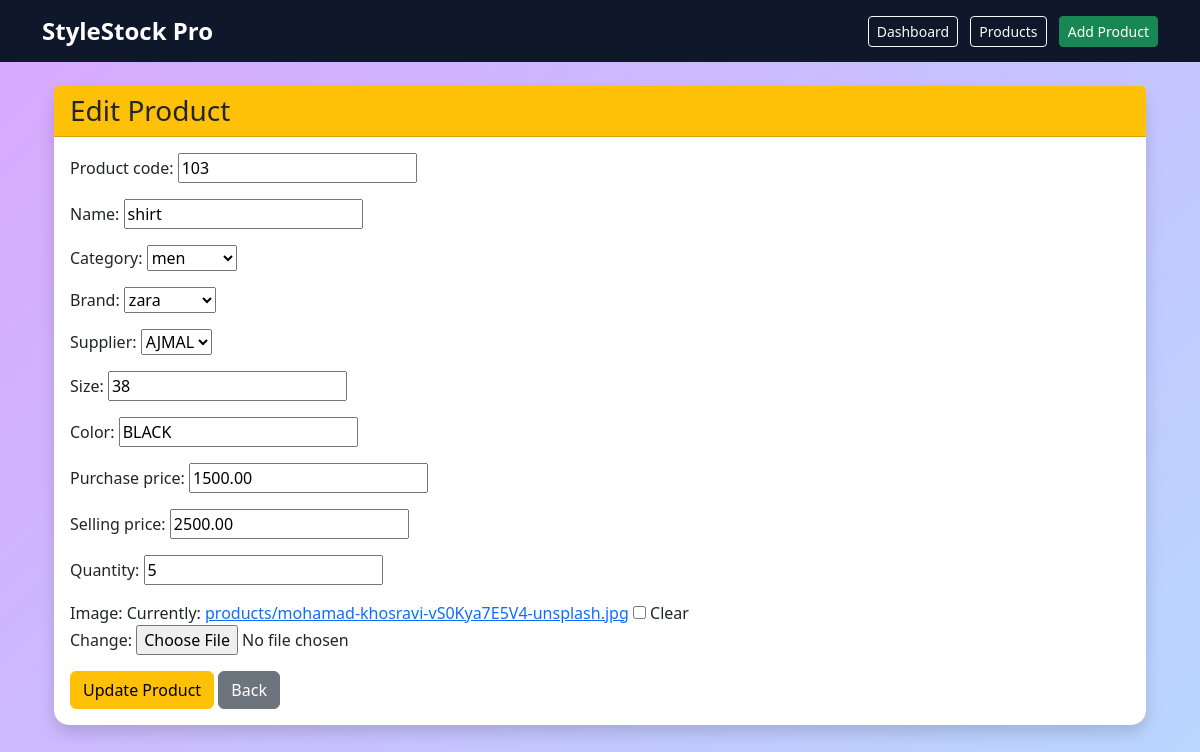
/products/edit/3/, run on the app's committed database.
### products/models.py (models this page shows, shortened)
class Product(models.Model):
    product_code = models.CharField(max_length=20, unique=True)
    name = models.CharField(max_length=200)
    category = models.ForeignKey(Category, on_delete=models.CASCADE)
    brand = models.ForeignKey(Brand, on_delete=models.CASCADE)
    supplier = models.ForeignKey(Supplier, on_delete=models.CASCADE)
    size = models.CharField(max_length=20)
    color = models.CharField(max_length=30)
    purchase_price = models.DecimalField(max_digits=10, decimal_places=2)
    selling_price = models.DecimalField(max_digits=10, decimal_places=2)
    quantity = models.IntegerField(default=0)
    image = models.ImageField(
        upload_to='products/',
        blank=True,
        null=True
    )

class Category(models.Model):
    name = models.CharField(max_length=100)
    def __str__(self):
        return self.name

class Brand(models.Model):
    name = models.CharField(max_length=100)
    def __str__(self):
        return self.name

class Supplier(models.Model):
    name = models.CharField(max_length=100)
    phone = models.CharField(max_length=20)
    def __str__(self):
        return self.name

### products/views.py (the view)
# urls.py: path('products/edit/<int:id>/', edit_product, name='edit_product'),
def edit_product(request, id):
    product = Product.objects.get(id=id)
    if request.method == 'POST':
        form = ProductForm(
            request.POST,
            request.FILES,
            instance=product
        )
        if form.is_valid():
            form.save()
            return redirect('product_list')
    else:
        form = ProductForm(instance=product)
    return render(request, 'edit_product.html', {
        'form': form
    })

### products/forms.py
class ProductForm(forms.ModelForm):
    class Meta:
        model = Product
        fields = '__all__'

### templates/edit_product.html (shortened to what this page needs)
{% extends 'base.html' %}
{% block content %}
<div class="container mt-4">
    <div class="card shadow">
        <div class="card-header bg-warning">
            <h3 class="mb-0">Edit Product</h3>
        </div>
        <div class="card-body">
            <form method="POST" enctype="multipart/form-data">
                {{ form.as_p }}
                <button type="submit" class="btn btn-warning">
                    Update Product
                </button>
                <a href="/products/" class="btn btn-secondary">
                    Back
                </a>
            </form>
        </div>
    </div>
</div>
{% endblock %}

### static/css/style.css (style rules this page uses)
body { background: linear-gradient(135deg, #d9a7ff, #b8d8ff); min-height: 100vh; }
.container { position: relative; z-index: 2; }
.card { border: none; border-radius: 15px; box-shadow: 0px 4px 20px rgba(0,0,0,0.1); }

### data on the page
Product: product_code "103", name "shirt", category "men", brand "zara", supplier "AJMAL", size "38", color "BLACK", purchase_price "1500.00", selling_price "2500.00", quantity "5"
